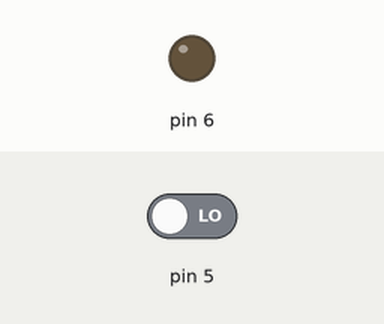
Recording of a sketch running on a simulated Arduino Uno, built with avr-gcc and run on an emulated ATmega328P. Shown: output pins drawn as LEDs (lit = HIGH). Dashed ring = blinking. The inputs (shaded band) are chosen by the test bench; at power-on: pin 5 LOW. What the sketch prints to the serial monitor is not drawn.

Above: at 1.2 s.
1.3 s: pin 5 driven HIGH
At 1.5 s:
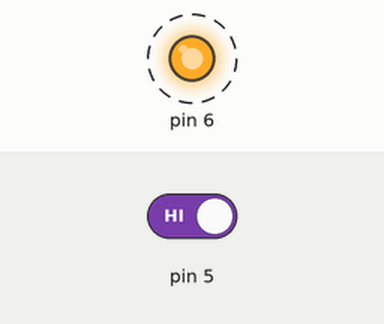
4.3 s: pin 5 driven LOW
At 4.8 s:
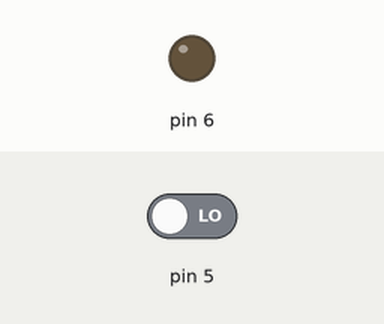
Timing chart, 0 to 7.3 s (numbered marks = the images above; inputs shaded):
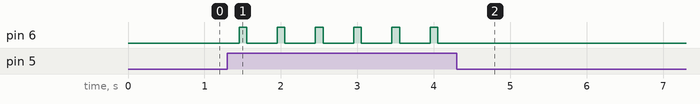

The sketch:

_4_11_switchstate_with_blink.ino
```cpp
int switchState =1;

void setup(){
Serial.begin(9600);
pinMode(5,INPUT);
pinMode(6,OUTPUT);
}

void loop(){
if (digitalRead(5)==HIGH){
  switchState=-switchState;
  delay(150);
}
if(switchState==-1){
digitalWrite(6,HIGH);
delay(100);
digitalWrite(6,LOW);
delay(100);
}
else{
digitalWrite(6,LOW);
}

Serial.println(switchState);

}
```

Measured:
- after the input at 1.3 s, pin 6: alternates HIGH for 0.10 s and LOW for 0.40 s, starting after 0.15 s
- after the input at 4.3 s, pin 6: stops changing and stays LOW
